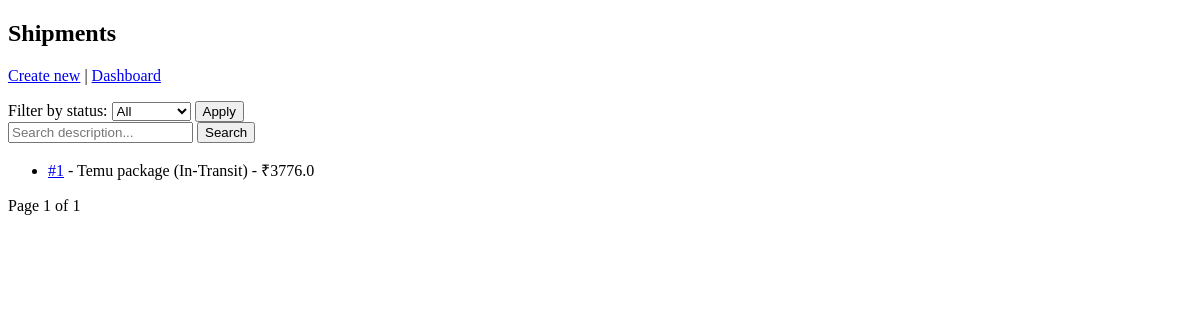
Before: /shipments (signed in) with the older database file.
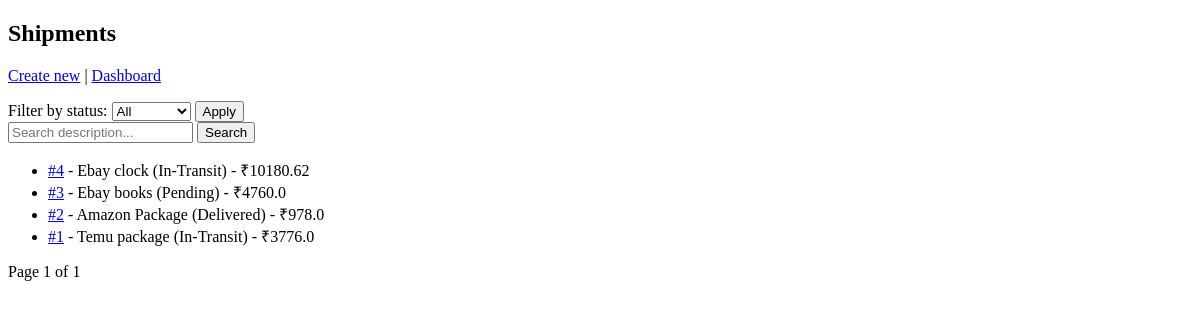
After: the same page with the newer database file.
### app.py (models this page shows, shortened)
class Shipment(db.Model):
    __tablename__ = "shipments"
    id = db.Column(db.Integer, primary_key=True)
    description = db.Column(db.Text, nullable=False)
    status = db.Column(SAEnum(ShipmentStatus), nullable=False, default=ShipmentStatus.pending)
    is_fragile = db.Column(db.Boolean, nullable=False, default=False)
    base_cost = db.Column(db.Float, nullable=False, default=0.0)
    tax_rate = db.Column(db.Float, nullable=False, default=0.0)
    handling_fee = db.Column(db.Float, nullable=False, default=0.0)
    created_at = db.Column(db.DateTime, default=datetime.utcnow)
    updated_at = db.Column(db.DateTime, default=datetime.utcnow, onupdate=datetime.utcnow)
    @property
    def total_cost(self):
        try:
            return round(self.base_cost * (1 + float(self.tax_rate)) + float(self.handling_fee), 2)
        except Exception:
            return None

### app.py (the view)
@app.route('/shipments')
@login_required
def list_shipments():
    page = int(request.args.get('page', 1))
    per_page = 5
    status_filter = request.args.get('status')
    search_query = request.args.get('q')
    q = Shipment.query.order_by(Shipment.created_at.desc())
    if status_filter:
        try:
            enum_val = ShipmentStatus(status_filter)
            q = q.filter_by(status=enum_val)
        except Exception:
            pass
    if search_query:
        q = q.filter(Shipment.description.ilike(f"%{search_query}%"))
    pagination = q.paginate(page=page, per_page=per_page, error_out=False)
    return render_template(
        'shipments/list.html',
        pagination=pagination,
        status_filter=status_filter,
        search_query=search_query
    )

### app.py (called while the page is built)
@login_manager.user_loader
def load_user(user_id):
    return User.query.get(int(user_id))

### templates/shipments/list.html (shortened to what this page needs)
<!doctype html>
<html><head><meta charset="utf-8"><title>Shipments</title></head><body>
  <h2>Shipments</h2>
  <p><a href="{{ url_for('create_shipment') }}">Create new</a> | <a href="{{ url_for('dashboard') }}">Dashboard</a></p>
  <form method="get" action="{{ url_for('list_shipments') }}">
    <label>Filter by status:
      <select name="status">
        <option value="">All</option>
      </select>
    </label>
    <button type="submit">Apply</button>
    </form>
    <form method="get" action="{{ url_for('list_shipments') }}">
    <input type="text" name="q" placeholder="Search description..." value="{{ search_query or '' }}">
    <button type="submit">Search</button>
    </form>
  <ul>
    {% for item in pagination.items %}
      <li>
        <a href="{{ url_for('view_shipment', shipment_id=item.id) }}">#{{ item.id }}</a>
        - {{ item.description }} ({{ item.status.value }}) - ₹{{ item.total_cost }}
      </li>
    {% endfor %}
  </ul>
  Page {{ pagination.page }} of {{ pagination.pages or 1 }}
</body></html>

Changed rows visible on the page:
added Shipment: id "4", description "Ebay clock", status.value "In-Transit", total_cost "10180.62"
added Shipment: id "3", description "Ebay books", status.value "Pending", total_cost "4760.0"
added Shipment: id "2", description "Amazon Package", status.value "Delivered", total_cost "978.0"
